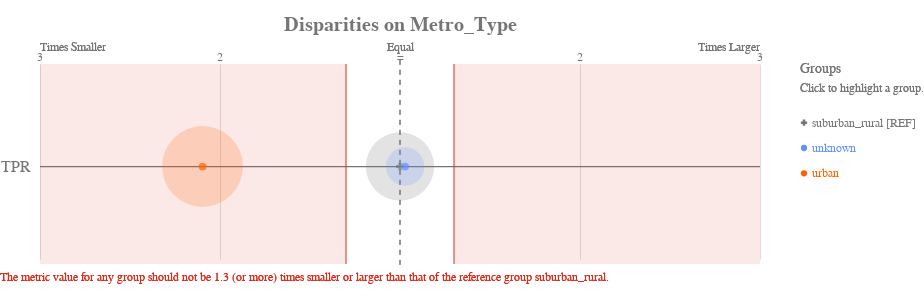

Here is the notebook cell this chart was saved with:
### Code cell
ap.disparity(bdf, metrics, 'metro_type', fairness_threshold = 1.3)

### Figure 1 — Vega-Lite specification as saved in the notebook (floating-point values rounded to 4 significant figures)
{"config": {"view": {"continuousWidth": 400, "continuousHeight": 300, "strokeWidth": 0}, "axisLeft": {"labelColor": "rgb(117,117,117)", "labelFont": "Arial", "labelFontSize": 16}, "title": {"align": "center", "baseline": "middle", "color": "rgb(117,117,117)", "font": "Arial", "fontSize": 20, "fontWeight": "bold"}}, "layer": [{"data": {"name": "data-1f2af75cfead9a3854ee453922b4eaab"}, "mark": {"type": "rule", "stroke": "rgb(117,117,117)", "strokeWidth": 1.25, "tooltip": ""}, "encoding": {"x": {"type": "quantitative", "field": "x", "scale": {"domain": [-2, 2], "range": [40.0, 760.0]}}, "x2": {"field": "x2"}, "y": {"type": "nominal", "axis": {"domain": false, "labelAngle": 0, "labelPadding": -30, "orient": "left", "ticks": false, "title": ""}, "field": "metric", "scale": {"domain": ["TPR"], "range": [30, 225.0]}}}}, {"data": {"name": "data-79dd248bdaa0ea02c535240e8ad022c8"}, "mark": {"type": "rule", "stroke": "rgb(117,117,117)", "strokeDash": [5, 5], "strokeWidth": 1}, "encoding": {"tooltip": {"value": "suburban_rural [REF]"}, "x": {"value": 400.0}, "y": {"value": 20.83}, "y2": {"value": 229.2}}}, {"data": {"name": "data-c233327f4cd9b4c2df31bf8015c83e4a"}, "mark": {"type": "text", "align": "center", "color": "rgb(117,117,117)", "font": "Arial", "fontSize": 12, "fontWeight": "normal", "tooltip": ""}, "encoding": {"text": {"type": "nominal", "field": "label"}, "x": {"type": "quantitative", "field": "value", "scale": {"domain": [-2, 2], "range": [40.0, 760.0]}}, "y": {"value": 17.5}}}, {"layer": [{"mark": {"type": "text", "align": "left", "fill": "rgb(117,117,117)", "font": "Arial", "fontSize": 12, "fontWeight": "normal", "tooltip": ""}, "encoding": {"text": {"value": "Times Smaller"}, "x": {"value": 40.0}, "y": {"value": 7.5}}}, {"mark": {"type": "text", "align": "right", "fill": "rgb(117,117,117)", "font": "Arial", "fontSize": 12, "fontWeight": "normal", "tooltip": ""}, "encoding": {"text": {"value": "Times Larger"}, "x": {"value": 760.0}, "y": {"value": 7.5}}}, {"mark": {"type": "text", "align": "center", "fill": "rgb(117,117,117)", "font": "Arial", "fontSize": 12, "fontWeight": "normal", "tooltip": ""}, "encoding": {"text": {"value": "Equal"}, "x": {"value": 400.0}, "y": {"value": 7.5}}}], "data": {"name": "data-79dd248bdaa0ea02c535240e8ad022c8"}}, {"layer": [{"mark": {"type": "rule", "opacity": 0.8, "stroke": "rgb(217, 46, 28)", "strokeWidth": 1.25, "tooltip": ""}, "encoding": {"x": {"type": "quantitative", "field": "min", "scale": {"domain": [-2, 2], "range": [40.0, 760.0]}}, "y": {"value": 25.0}, "y2": {"value": 225.0}}}, {"mark": {"type": "rule", "opacity": 0.8, "stroke": "rgb(217, 46, 28)", "strokeWidth": 1.25, "tooltip": ""}, "encoding": {"x": {"type": "quantitative", "field": "max", "scale": {"domain": [-2, 2], "range": [40.0, 760.0]}}, "y": {"value": 25.0}, "y2": {"value": 225.0}}}, {"layer": [{"mark": {"type": "rect", "fill": "rgb(217, 46, 28)", "opacity": 0.1, "tooltip": ""}, "encoding": {"x": {"type": "quantitative", "field": "min", "scale": {"domain": [-2, 2], "range": [40.0, 760.0]}}, "x2": {"field": "lower_end"}, "y": {"value": 25.0}, "y2": {"value": 225.0}}}, {"mark": {"type": "rect", "fill": "rgb(217, 46, 28)", "opacity": 0.1, "tooltip": ""}, "encoding": {"x": {"type": "quantitative", "field": "max", "scale": {"domain": [-2, 2], "range": [40.0, 760.0]}}, "x2": {"field": "upper_end"}, "y": {"value": 25.0}, "y2": {"value": 225.0}}}]}, {"data": {"name": "data-79dd248bdaa0ea02c535240e8ad022c8"}, "mark": {"type": "text", "align": "left", "baseline": "top", "fill": "rgb(217, 46, 28)", "font": "Arial", "fontSize": 12, "fontWeight": "normal", "tooltip": ""}, "encoding": {"text": {"value": "The metric value for any group should not be 1.3 (or more) times smaller or larger than that of the reference group suburban_rural."}, "x": {"value": 0}, "y": {"value": 233.3}}}], "data": {"name": "data-68125cfc4fc9557defd07e8d14c561c8"}}, {"layer": [{"mark": "circle"}, {"data": {"name": "data-9da64cf70e72835772fb48b9bbc48cd7"}, "mark": {"type": "circle", "opacity": 0.2}, "encoding": {"color": {"condition": {"type": "nominal", "field": "attribute_value", "legend": null, "scale": {"domain": ["suburban_rural", "unknown", "urban"], "range": ["rgb(117,117,117)", "rgb(100, 143, 255)", "rgb(254, 97, 0)", "rgb(220, 38, 127)", "rgb(255, 176, 0)", "rgb(120, 94, 240)"]}, "selection": "selector009"}, "value": "rgb(224,224,224)"}, "size": {"type": "quantitative", "field": "group_size", "legend": null, "scale": {"domain": [0, 10940.0], "range": [0, 7854.0]}}, "tooltip": [{"type": "nominal", "field": "attribute_value", "title": "Group"}, {"type": "nominal", "field": "tooltip_group_size", "title": "Group Size"}, {"type": "nominal", "field": "tooltip_disparity_explanation_tpr", "title": "Disparity"}, {"type": "quantitative", "field": "tpr", "format": ".2f", "title": "TPR"}], "x": {"type": "quantitative", "axis": {"domain": false, "labels": false, "ticks": false, "title": null, "values": [1, 2, -2, -1]}, "field": "tpr_disparity_scaled", "scale": {"domain": [-2, 2], "range": [40.0, 760.0]}}, "y": {"type": "nominal", "axis": {"domain": false, "grid": false, "labels": false, "ticks": false, "title": " "}, "field": "metric_variable", "scale": {"domain": ["TPR"], "range": [30, 225.0]}}}, "selection": {"selector011": {"type": "multi", "empty": "all", "fields": ["attribute_value"]}}, "transform": [{"calculate": "'TPR'", "as": "metric_variable"}]}, {"layer": [{"mark": "point"}, {"data": {"name": "data-9da64cf70e72835772fb48b9bbc48cd7"}, "mark": {"type": "point", "filled": true, "size": 60}, "encoding": {"color": {"condition": {"type": "nominal", "field": "attribute_value", "legend": null, "scale": {"domain": ["suburban_rural", "unknown", "urban"], "range": ["rgb(117,117,117)", "rgb(100, 143, 255)", "rgb(254, 97, 0)", "rgb(220, 38, 127)", "rgb(255, 176, 0)", "rgb(120, 94, 240)"]}, "selection": "selector009"}, "value": "rgb(224,224,224)"}, "shape": {"type": "nominal", "field": "attribute_value", "legend": null, "scale": {"domain": ["suburban_rural", "unknown", "urban"], "range": ["cross", "circle", "circle"]}}, "tooltip": [{"type": "nominal", "field": "attribute_value", "title": "Group"}, {"type": "nominal", "field": "tooltip_group_size", "title": "Group Size"}, {"type": "nominal", "field": "tooltip_disparity_explanation_tpr", "title": "Disparity"}, {"type": "quantitative", "field": "tpr", "format": ".2f", "title": "TPR"}], "x": {"type": "quantitative", "axis": {"domain": false, "labels": false, "ticks": false, "title": null, "values": [1, 2, -2, -1]}, "field": "tpr_disparity_scaled", "scale": {"domain": [-2, 2], "range": [40.0, 760.0]}}, "y": {"type": "nominal", "axis": {"domain": false, "grid": false, "labels": false, "ticks": false, "title": " "}, "field": "metric_variable", "scale": {"domain": ["TPR"], "range": [30, 225.0]}}}, "selection": {"selector010": {"type": "multi", "empty": "all", "fields": ["attribute_value"]}}, "transform": [{"calculate": "'TPR'", "as": "metric_variable"}]}]}]}, {"layer": [{"mark": {"type": "point", "filled": true, "opacity": 1, "size": 39.48}, "encoding": {"color": {"condition": {"type": "nominal", "field": "attribute_value", "legend": null, "scale": {"domain": ["suburban_rural", "unknown", "urban"], "range": ["rgb(117,117,117)", "rgb(100, 143, 255)", "rgb(254, 97, 0)", "rgb(220, 38, 127)", "rgb(255, 176, 0)", "rgb(120, 94, 240)"]}, "selection": "selector009"}, "value": "rgb(224,224,224)"}, "shape": {"type": "nominal", "field": "attribute_value", "legend": null, "scale": {"domain": ["suburban_rural", "unknown", "urban"], "range": ["cross", "circle", "circle"]}}, "x": {"value": 804}, "y": {"type": "nominal", "axis": {"domain": false, "grid": false, "labels": false, "ticks": false, "title": " "}, "field": "attribute_value", "scale": {"domain": ["suburban_rural", "unknown", "urban"], "range": [71, 147]}}}, "selection": {"selector009": {"type": "multi", "empty": "all", "fields": ["attribute_value"]}}}, {"mark": {"type": "text", "align": "left", "baseline": "middle", "font": "Arial", "fontSize": 12, "fontWeight": "normal"}, "encoding": {"color": {"condition": {"type": "nominal", "field": "attribute_value", "legend": null, "scale": {"domain": ["suburban_rural", "unknown", "urban"], "range": ["rgb(117,117,117)", "rgb(100, 143, 255)", "rgb(254, 97, 0)", "rgb(220, 38, 127)", "rgb(255, 176, 0)", "rgb(120, 94, 240)"]}, "selection": "selector009"}, "value": "rgb(224,224,224)"}, "text": {"type": "nominal", "field": "label"}, "x": {"value": 812}, "y": {"type": "nominal", "axis": {"domain": false, "grid": false, "labels": false, "ticks": false, "title": " "}, "field": "attribute_value", "scale": {"domain": ["suburban_rural", "unknown", "urban"], "range": [71, 147]}}}, "selection": {"selector012": {"type": "multi", "empty": "all", "fields": ["attribute_value"]}}}, {"data": {"name": "data-79dd248bdaa0ea02c535240e8ad022c8"}, "mark": {"type": "text", "align": "left", "baseline": "middle", "color": "rgb(117,117,117)", "font": "Arial", "fontSize": 12, "fontWeight": "normal"}, "encoding": {"text": {"value": "Click to highlight a group."}, "x": {"value": 800}, "y": {"value": 49}}}, {"data": {"name": "data-79dd248bdaa0ea02c535240e8ad022c8"}, "mark": {"type": "text", "align": "left", "baseline": "middle", "color": "rgb(117,117,117)", "font": "Arial", "fontSize": 14, "fontWeight": "normal"}, "encoding": {"text": {"value": "Groups"}, "x": {"value": 800}, "y": {"value": 30}}}], "data": {"name": "data-e1f9423a4bded23d71327d85bde107c5"}}], "height": 250, "padding": {"top": 15, "bottom": 10}, "resolve": {"scale": {"size": "independent", "y": "independent"}}, "title": "Disparities on Metro_Type", "width": 800, "$schema": "https://vega.github.io/schema/vega-lite/v4.8.1.json", "datasets": {"data-1f2af75cfead9a3854ee453922b4eaab": [{"metric": "TPR", "x": -2, "x2": 2}], "data-79dd248bdaa0ea02c535240e8ad022c8": [{"a": 1, "b": 0}, {"a": 1, "b": 0}], "data-c233327f4cd9b4c2df31bf8015c83e4a": [{"value": 1, "label": 2}, {"value": 2, "label": 3}, {"value": -2, "label": 3}, {"value": -1, "label": 2}, {"value": 0, "label": "="}], "data-68125cfc4fc9557defd07e8d14c561c8": [{"min": -0.3, "max": 0.3, "lower_end": -2, "upper_end": 2}], "data-9da64cf70e72835772fb48b9bbc48cd7": [{"attribute_name": "metro_type", "attribute_value": "suburban_rural", "group_size": 6506, "total_entities": 17677, "tpr": 0.1245, "tpr_disparity": 1.0, "tpr_disparity_scaled": 0.0, "tooltip_group_size": "6,506 (36.80%)", "tooltip_disparity_explanation_tpr": "Reference group"}, {"attribute_name": "metro_type", "attribute_value": "unknown", "group_size": 2056, "total_entities": 17677, "tpr": 0.1281, "tpr_disparity": 1.029, "tpr_disparity_scaled": 0.02871, "tooltip_group_size": "2,056 (11.63%)", "tooltip_disparity_explanation_tpr": "1.03 times larger TPR than the reference group"}, {"attribute_name": "metro_type", "attribute_value": "urban", "group_size": 9115, "total_entities": 17677, "tpr": 0.05939, "tpr_disparity": 0.4769, "tpr_disparity_scaled": -1.097, "tooltip_group_size": "9,115 (51.56%)", "tooltip_disparity_explanation_tpr": "2.10 times smaller TPR than the reference group"}], "data-e1f9423a4bded23d71327d85bde107c5": [{"attribute_value": "suburban_rural", "label": "suburban_rural [REF]"}, {"attribute_value": "unknown", "label": "unknown"}, {"attribute_value": "urban", "label": "urban"}]}}
